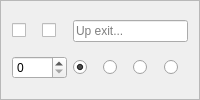
       <widget class="QFrame" name="frame_up">
        <property name="sizePolicy">
         <sizepolicy hsizetype="Preferred" vsizetype="Preferred">
          <horstretch>0</horstretch>
          <verstretch>0</verstretch>
         </sizepolicy>
        </property>
        <property name="frameShape">
         <enum>QFrame::StyledPanel</enum>
        </property>
        <property name="frameShadow">
         <enum>QFrame::Raised</enum>
        </property>
        <layout class="QGridLayout" name="gridLayout_up">
         <item row="0" column="0">
          <widget class="QCheckBox" name="noroute_up">
           <property name="cursor">
            <cursorShape>PointingHandCursor</cursorShape>
           </property>
           <property name="focusPolicy">
            <enum>Qt::NoFocus</enum>
           </property>
           <property name="toolTip">
            <string>Prevent a route being created via this exit, equivalent to an infinite exit weight</string>
           </property>
           <property name="text">
            <string/>
           </property>
           <property name="checkable">
            <bool>true</bool>
           </property>
          </widget>
         </item>
         <item row="0" column="1">
          <widget class="QCheckBox" name="stub_up">
           <property name="cursor">
            <cursorShape>PointingHandCursor</cursorShape>
           </property>
           <property name="toolTip">
            <string>Create an exit in this direction with unknown destination, mutually exclusive with an actual exit roomID</string>
           </property>
           <property name="text">
            <string/>
           </property>
          </widget>
         </item>
         <item row="0" column="2" colspan="4">
          <widget class="QLineEdit" name="up">
           <property name="toolTip">
            <string>Set the number of the room up from this one, will be blue for a valid number or red for invalid</string>
           </property>
           <property name="placeholderText">
            <string>Up exit...</string>
           </property>
          </widget>
         </item>
         <item row="1" column="0" colspan="2">
          <widget class="QSpinBox" name="weight_up">
           <property name="cursor">
            <cursorShape>SizeVerCursor</cursorShape>
           </property>
           <property name="toolTip">
            <string>Set to a positive value to overide the default (Room) Weight for using this Exit route, zero value assigns the default.</string>
           </property>
           <property name="maximum">
            <number>9999</number>
           </property>
          </widget>
         </item>
         <item row="1" column="2">
          <widget class="QRadioButton" name="doortype_none_up">
           <property name="cursor">
            <cursorShape>PointingHandCursor</cursorShape>
           </property>
           <property name="toolTip">
            <string>No door symbol is drawn on 2D Map for this exit</string>
           </property>
           <property name="text">
            <string/>
           </property>
           <property name="checked">
            <bool>true</bool>
           </property>
           <attribute name="buttonGroup">
            <string notr="true">doortype_up</string>
           </attribute>
          </widget>
         </item>
         <item row="1" column="3">
          <widget class="QRadioButton" name="doortype_open_up">
           <property name="cursor">
            <cursorShape>PointingHandCursor</cursorShape>
           </property>
           <property name="toolTip">
            <string>Green (Open) door symbol would be drawn on 2D Map (but not currently), can be set on either a stub or a real exit</string>
           </property>
           <property name="text">
            <string/>
           </property>
           <attribute name="buttonGroup">
            <string notr="true">doortype_up</string>
           </attribute>
          </widget>
         </item>
         <item row="1" column="4">
          <widget class="QRadioButton" name="doortype_closed_up">
           <property name="cursor">
            <cursorShape>PointingHandCursor</cursorShape>
           </property>
           <property name="toolTip">
            <string>Orange (Closed) door symbol would be drawn on 2D Map (but not currently), can be set on either a stub or a real exit</string>
           </property>
           <property name="text">
            <string/>
           </property>
           <attribute name="buttonGroup">
            <string notr="true">doortype_up</string>
           </attribute>
          </widget>
         </item>
         <item row="1" column="5">
          <widget class="QRadioButton" name="doortype_locked_up">
           <property name="cursor">
            <cursorShape>PointingHandCursor</cursorShape>
           </property>
           <property name="toolTip">
            <string>Red (Locked) door symbol would be drawn on 2D Map (but not currently), can be set on either a stub or a real exit</string>
           </property>
           <property name="text">
            <string/>
           </property>
           <attribute name="buttonGroup">
            <string notr="true">doortype_up</string>
           </attribute>
          </widget>
         </item>
        </layout>
       </widget>
